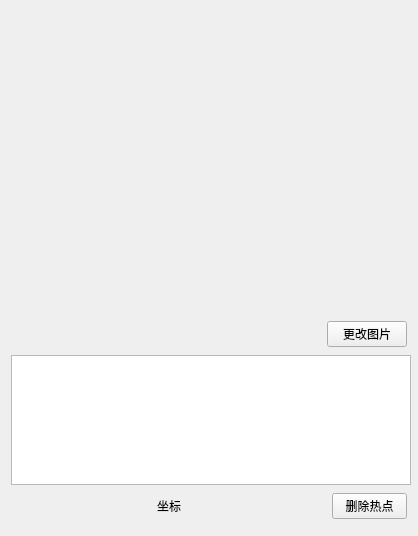
<?xml version="1.0" encoding="UTF-8"?>
<ui version="4.0">
 <class>HotSpot</class>
 <widget class="QWidget" name="HotSpot">
  <property name="geometry">
   <rect>
    <x>0</x>
    <y>0</y>
    <width>418</width>
    <height>536</height>
   </rect>
  </property>
  <property name="minimumSize">
   <size>
    <width>418</width>
    <height>536</height>
   </size>
  </property>
  <property name="maximumSize">
   <size>
    <width>418</width>
    <height>536</height>
   </size>
  </property>
  <property name="windowTitle">
   <string>Form</string>
  </property>
  <layout class="QVBoxLayout" name="verticalLayout">
   <item>
    <widget class="QWidget" name="widget_Photo" native="true">
     <property name="minimumSize">
      <size>
       <width>400</width>
       <height>300</height>
      </size>
     </property>
     <property name="maximumSize">
      <size>
       <width>400</width>
       <height>300</height>
      </size>
     </property>
    </widget>
   </item>
   <item>
    <layout class="QHBoxLayout" name="horizontalLayout_2">
     <item>
      <spacer name="horizontalSpacer">
       <property name="orientation">
        <enum>Qt::Horizontal</enum>
       </property>
       <property name="sizeHint" stdset="0">
        <size>
         <width>40</width>
         <height>20</height>
        </size>
       </property>
      </spacer>
     </item>
     <item>
      <widget class="QPushButton" name="pushButton_changePhoto">
       <property name="text">
        <string>更改图片</string>
       </property>
      </widget>
     </item>
    </layout>
   </item>
   <item>
    <widget class="QTextEdit" name="textEdit_Description">
     <property name="minimumSize">
      <size>
       <width>400</width>
       <height>130</height>
      </size>
     </property>
     <property name="maximumSize">
      <size>
       <width>400</width>
       <height>130</height>
      </size>
     </property>
    </widget>
   </item>
   <item>
    <layout class="QHBoxLayout" name="horizontalLayout">
     <item>
      <spacer name="horizontalSpacer_3">
       <property name="orientation">
        <enum>Qt::Horizontal</enum>
       </property>
       <property name="sizeHint" stdset="0">
        <size>
         <width>40</width>
         <height>20</height>
        </size>
       </property>
      </spacer>
     </item>
     <item>
      <widget class="QLabel" name="label_position">
       <property name="text">
        <string>坐标</string>
       </property>
       <property name="alignment">
        <set>Qt::AlignCenter</set>
       </property>
      </widget>
     </item>
     <item>
      <spacer name="horizontalSpacer_2">
       <property name="orientation">
        <enum>Qt::Horizontal</enum>
       </property>
       <property name="sizeHint" stdset="0">
        <size>
         <width>40</width>
         <height>20</height>
        </size>
       </property>
      </spacer>
     </item>
     <item>
      <widget class="QPushButton" name="pushButton_deleteHotSpot">
       <property name="maximumSize">
        <size>
         <width>75</width>
         <height>16777215</height>
        </size>
       </property>
       <property name="text">
        <string>删除热点</string>
       </property>
      </widget>
     </item>
    </layout>
   </item>
  </layout>
  <zorder>widget_Photo</zorder>
  <zorder>textEdit_Description</zorder>
  <zorder>label_position</zorder>
  <zorder>horizontalSpacer</zorder>
  <zorder>pushButton_changePhoto</zorder>
  <zorder>pushButton_deleteHotSpot</zorder>
 </widget>
 <resources/>
 <connections/>
</ui>
